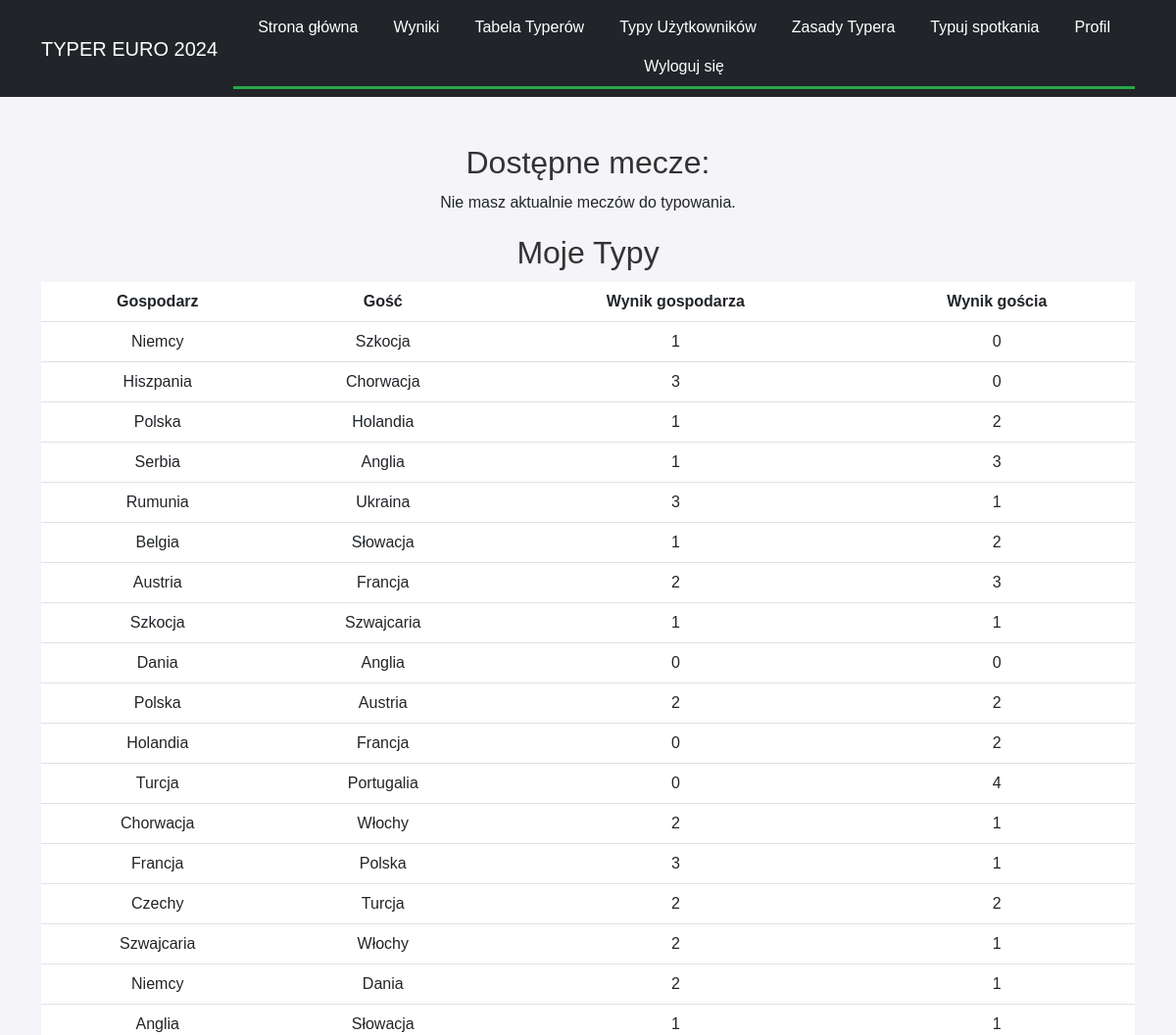
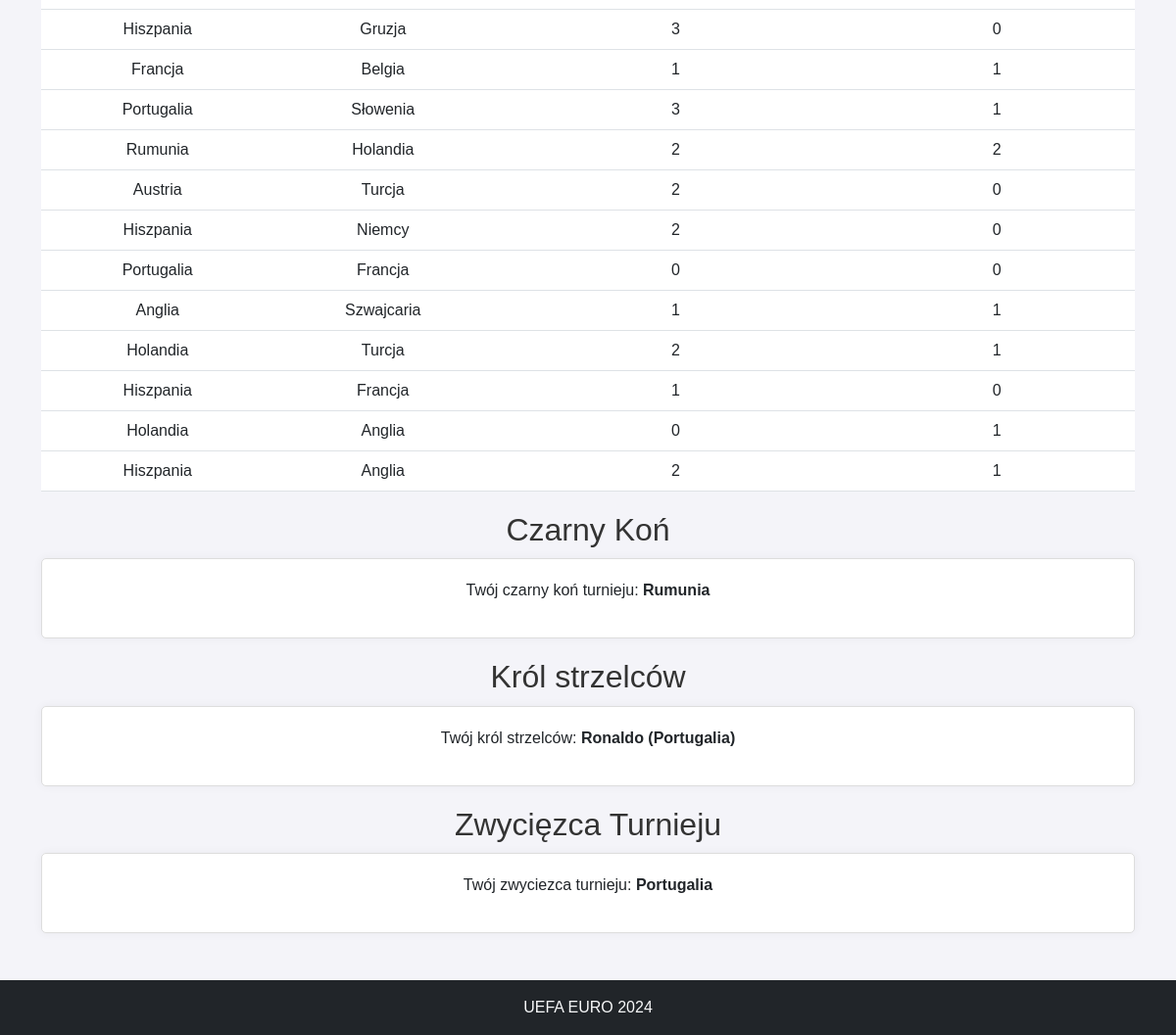
/betting/ (signed in), run on the app's committed database (2 pictures, top to bottom).
### contest/models.py (models this page shows, shortened)
class Article(models.Model):
    title = models.CharField(max_length=200)
    slug = models.SlugField(max_length=200, unique=True, blank=True)
    content = models.TextField()
    author = models.ForeignKey(User, on_delete=models.CASCADE)
    created_at = models.DateTimeField(auto_now_add=True)
    updated_at = models.DateTimeField(auto_now=True)

class Bet(models.Model):
    STATUS_CHOICES = [
        (0, 'Pending'),
        (1, 'Wrong'),
        (2, 'Good'),
        (3, 'Exact'),
    ]
    user = models.ForeignKey(User, on_delete=models.CASCADE)
    match = models.ForeignKey(Match, on_delete=models.CASCADE)
    home_team_score = models.IntegerField()
    away_team_score = models.IntegerField()
    status = models.IntegerField(choices=STATUS_CHOICES, default=0)
    created_at = models.DateTimeField(auto_now_add=True)
    updated_at = models.DateTimeField(auto_now=True)

class Match(models.Model):
    group = models.CharField(max_length=2)
    home_team = models.CharField(max_length=100)
    away_team = models.CharField(max_length=100)
    date = models.DateTimeField()
    place = models.CharField(max_length=100)
    actual_home_team_score = models.IntegerField(null=True, blank=True, default=0)
    actual_away_team_score = models.IntegerField(null=True, blank=True, default=0)
    final_score = models.BooleanField(default=False)

class UnderdogSelection(models.Model):
    team = models.CharField(max_length=50)
    user = models.OneToOneField(User, on_delete=models.CASCADE)
    confirmed = models.BooleanField(default=False)

class TopScorerSelection(models.Model):
    player = models.CharField(max_length=100)
    country = models.CharField(max_length=100)
    confirmed = models.BooleanField(default=False)
    is_top_scorer = models.BooleanField(default=False)
    user = models.ForeignKey(User, on_delete=models.CASCADE, null=True, blank=True)

class TournamentWinnerSelection(models.Model):
    team = models.ForeignKey(Team, on_delete=models.CASCADE)
    user = models.OneToOneField(User, on_delete=models.CASCADE)
    confirmed = models.BooleanField(default=False)  # Add this line

class Team(models.Model):
    name = models.CharField(max_length=255, unique=True)
    is_winner = models.BooleanField(default=False)

### contest/views.py (the view)
# urls.py: path('betting/', views.betting, name='betting'),
@login_required
def betting(request):
    available_matches = Match.objects.exclude(
        bet__user=request.user
    ).exclude(final_score=True)
    my_bets = Bet.objects.filter(user=request.user)
    try:
        underdog = UnderdogSelection.objects.get(user=request.user)
    except UnderdogSelection.DoesNotExist:
        underdog = None
    try:
        top_scorer = TopScorerSelection.objects.get(user=request.user)
    except TopScorerSelection.DoesNotExist:
        top_scorer = None
    try:
        tournament_winner = TournamentWinnerSelection.objects.get(user=request.user)
    except TournamentWinnerSelection.DoesNotExist:
        tournament_winner = None
    if request.method == 'POST':
        if 'place_bet' in request.POST:
            match_id = request.POST['place_bet']
            home_team_score = request.POST.get(f'home_team_score_{match_id}')
            away_team_score = request.POST.get(f'away_team_score_{match_id}')
            if home_team_score is not None and away_team_score is not None:
                match = Match.objects.get(id=match_id)
                Bet.objects.create(
                    user=request.user,
                    match=match,
                    home_team_score=home_team_score,
                    away_team_score=away_team_score
                )
                messages.success(request, 'Bet placed successfully!')
            else:
                messages.error(request, 'Please provide valid scores.')
            return redirect('betting')
        if 'confirm_underdog' in request.POST:
            underdog_form = UnderdogForm(request.POST)
            if underdog_form.is_valid():
                underdog_selection = underdog_form.save(commit=False)
                underdog_selection.user = request.user
                underdog_selection.save()
                messages.success(request, 'Underdog selected successfully!')
                return redirect('betting')
        if 'confirm_top_scorer' in request.POST:
            top_scorer_form = TopScorerForm(request.POST)
            if top_scorer_form.is_valid():
                top_scorer_selection = top_scorer_form.save(commit=False)
                top_scorer_selection.user = request.user
                top_scorer_selection.save()
                messages.success(request, 'Top scorer selected successfully!')
                return redirect('betting')
        if 'confirm_winner' in request.POST:
            winner_form = TournamentWinnerForm(request.POST)
            if winner_form.is_valid():
                winner_selection = winner_form.save(commit=False)
                winner_selection.user = request.user
                winner_selection.save()
                messages.success(request, 'Tournament winner selected successfully!')
                return redirect('betting')
    else:
        underdog_form = UnderdogForm(instance=underdog)
        top_scorer_form = TopScorerForm(instance=top_scorer)
        winner_form = TournamentWinnerForm(instance=tournament_winner)
    context = {
        'available_matches': available_matches,
        'my_bets': my_bets,
        'underdog_form': underdog_form,
        'top_scorer_form': top_scorer_form,
        'winner_form': winner_form,
        'underdog': underdog,
        'top_scorer': top_scorer,
        'tournament_winner': tournament_winner,
    }
    return render(request, 'betting.html', context)

### contest/templatetags/article_tags.py (called while the page is built)
@register.simple_tag
def get_articles():
    return Article.objects.all()

### contest/templates/betting.html
{% extends "base.html" %}
{% block content %}
<h2>Dostępne mecze:</h2>
{% if available_matches %}
    <div class="card">
        <table class="table centered">
            <thead>
                <tr>
                    <th>Gospodarz</th>
                    <th>Gość</th>
                    <th>Data</th>
                    <th>Typ</th>
                </tr>
            </thead>
            <tbody>
                {% for match in available_matches %}
                <tr>
                    <td>{{ match.home_team }}</td>
                    <td>{{ match.away_team }}</td>
                    <td>{{ match.date }}</td>
                    <td>
                        <form method="post" class="bet-form">
                            {% csrf_token %}
                            <input type="hidden" name="place_bet" value="{{ match.id }}">
                            <div class="bet-inputs">
                                <label for="home_team_score_{{ match.id }}">Wynik gospodarza:</label>
                                <input type="number" name="home_team_score_{{ match.id }}" id="home_team_score_{{ match.id }}">
                                <label for="away_team_score_{{ match.id }}">Wynik gościa:</label>
                                <input type="number" name="away_team_score_{{ match.id }}" id="away_team_score_{{ match.id }}">
                            </div>
                            <button type="submit" class="button">Potwierdź</button>
                        </form>
                    </td>
                </tr>
                {% endfor %}
            </tbody>
        </table>
    </div>
{% else %}
    <p class="centered">Nie masz aktualnie meczów do typowania.</p>
{% endif %}
<h2>Moje Typy</h2>
{% if my_bets %}
<table class="table centered">
    <thead>
        <tr>
            <th>Gospodarz</th>
            <th>Gość</th>
            <th>Wynik gospodarza</th>
            <th>Wynik gościa</th>
        </tr>
    </thead>
    <tbody>
        {% for bet in my_bets %}
        <tr>
            <td>{{ bet.match.home_team }}</td>
            <td>{{ bet.match.away_team }}</td>
            <td>{{ bet.home_team_score }}</td>
            <td>{{ bet.away_team_score }}</td>
        </tr>
        {% endfor %}
    </tbody>
</table>
{% else %}
    <p>Nie wytypowałeś jeszcze żadnego meczu.</p>
{% endif %}
<h2>Czarny Koń</h2>
{% if underdog %}
    <div class="card">
        <p>Twój czarny koń turnieju: <strong>{{ underdog.team }}</strong></p>
    </div>
{% else %}
    <form method="post">
        {% csrf_token %}
        {{ underdog_form.as_p }}
        <button type="submit" name="confirm_underdog" class="button">Potwierdź swój typ</button>
    </form>
{% endif %}
<h2>Król strzelców</h2>
{% if top_scorer %}
    <div class="card">
        <p>Twój król strzelców: <strong>{{ top_scorer.player }}</strong></p>
    </div>
{% else %}
    <form method="post">
        {% csrf_token %}
        {{ top_scorer_form.as_p }}
        <button type="submit" name="confirm_top_scorer" class="button">Potwierdź swój typ</button>
    </form>
{% endif %}
<h2>Zwycięzca Turnieju</h2>
{% if tournament_winner %}
    <div class="card">
        <p>Twój zwyciezca turnieju: <strong>{{ tournament_winner.team.name }}</strong></p>
    </div>
{% else %}
    <form method="post">
        {% csrf_token %}
        {{ winner_form.as_p }}
        <button type="submit" name="confirm_winner" class="button">Potwierdź swój typ</button>
    </form>
{% endif %}
{% endblock %}

### contest/templates/base.html (shortened to what this page needs)
{% load static %}
{% load article_tags %}
<!DOCTYPE html>
<html lang="pl">
<head>
    <link href="https://cdn.jsdelivr.net/npm/bootstrap@5.3.0/dist/css/bootstrap.min.css" rel="stylesheet">
    <link rel="stylesheet" type="text/css" href="{% static 'css/styles.css' %}">
    <link rel="stylesheet" href="https://cdnjs.cloudflare.com/ajax/libs/font-awesome/6.0.0-beta3/css/all.min.css">
</head>
<body>
<nav class="navbar navbar-expand-lg navbar-dark bg-dark">
    <div class="container bg-dark border-0">
        <a class="navbar-brand" href="{% url 'home' %}">TYPER EURO 2024</a>
        <div class="collapse navbar-collapse justify-content-center" id="navbarNav">
            <ul class="navbar-nav bg-dark flex-wrap">
                <li class="nav-item">
                    <a class="nav-link" href="{% url 'home' %}">Strona główna</a>
                </li>
                <li class="nav-item">
                    <a class="nav-link" href="{% url 'results' %}">Wyniki</a>
                </li>
                <li class="nav-item">
                    <a class="nav-link" href="{% url 'leaderboard' %}">Tabela Typerów</a>
                </li>
                <li class="nav-item">
                    <a class="nav-link" href="{% url 'user_predictions' %}">Typy Użytkowników</a>
                </li>
                {% get_articles as articles %}
                {% for article in articles %}
                <li class="nav-item">
                    <a class="nav-link" href="{% url 'view_article' article.slug %}">{{ article.title }}</a>
                </li>
                {% endfor %}
                {% if user.is_authenticated %}
                {% if not user.is_superuser %}
                <li class="nav-item">
                    <a class="nav-link" href="{% url 'betting' %}">Typuj spotkania</a>
                </li>
                {% endif %}
                <li class="nav-item">
                    <a class="nav-link" href="{% url 'profile' %}">Profil</a>
                </li>
                <li class="nav-item">
                    <a class="nav-link" href="#" id="logout-link"
                       onclick="document.getElementById('logout-form').submit(); return false;">Wyloguj się</a>
                </li>
                {% else %}
                <li class="nav-item">
                    <a class="nav-link" href="{% url 'login' %}">Zaloguj się</a>
                </li>
                {% endif %}
            </ul>
        </div>
    </div>
</nav>
<div class="container-fluid container-lg mt-5">
    {% block content %}{% endblock %}
</div>
<footer class="footer bg-dark text-light text-center py-3 mt-5">
    <p class="mb-0">UEFA EURO 2024</p>
</footer>
</body>
</html>

### static/css/styles.css (style rules this page uses)
body { font-family: Arial, sans-serif; margin: 0; padding: 0; background-color: #f4f4f9; }
nav ul { list-style-type: none; padding: 0; margin: 0; background-color: #343a40; display: flex; justify-content: center; border-bottom: 3px solid #28a745; }
nav ul li { margin: 0; }
nav ul li a { display: block; color: white; text-align: center; padding: 15px 20px; text-decoration: none; transition: background-color 0.3s; }
h1, h2 { text-align: center; color: #333; margin-top: 20px; margin-bottom: 10px; }
.card { padding: 20px; margin-bottom: 20px; border: 1px solid #ddd; background-color: #fff; border-radius: 5px; box-shadow: 0 0 10px rgba(0, 0, 0, 0.05); text-align: center; }
.footer { background-color: #343a40; color: #fff; padding: 10px 0; text-align: center; }
.footer p { margin: 0; }
ul { padding: 0; list-style-type: none; text-align: center; }
ul li { margin-bottom: 10px; }
.table { margin: 0 auto; text-align: center; }
.table tr { text-align: center; }
.centered { margin: 0 auto; text-align: center; }
.navbar-nav .nav-item { margin-left: 10px; margin-right: 10px; }
.navbar-nav .nav-link { color: white !important; }

### data on the page
Article: title "Zasady Typera"
Bet: match.home_team "Niemcy", match.away_team "Szkocja", home_team_score "1", away_team_score "0"
Bet: match.home_team "Hiszpania", match.away_team "Chorwacja", home_team_score "3", away_team_score "0"
Bet: match.home_team "Polska", match.away_team "Holandia", home_team_score "1", away_team_score "2"
Bet: match.home_team "Serbia", match.away_team "Anglia", home_team_score "1", away_team_score "3"
Bet: match.home_team "Rumunia", match.away_team "Ukraina", home_team_score "3", away_team_score "1"
Bet: match.home_team "Belgia", match.away_team "Słowacja", home_team_score "1", away_team_score "2"
Bet: match.home_team "Austria", match.away_team "Francja", home_team_score "2", away_team_score "3"
Bet: match.home_team "Szkocja", match.away_team "Szwajcaria", home_team_score "1", away_team_score "1"
Bet: match.home_team "Dania", match.away_team "Anglia", home_team_score "0", away_team_score "0"
Bet: match.home_team "Polska", match.away_team "Austria", home_team_score "2", away_team_score "2"
Bet: match.home_team "Holandia", match.away_team "Francja", home_team_score "0", away_team_score "2"
Bet: match.home_team "Turcja", match.away_team "Portugalia", home_team_score "0", away_team_score "4"
Bet: match.home_team "Chorwacja", match.away_team "Włochy", home_team_score "2", away_team_score "1"
Bet: match.home_team "Francja", match.away_team "Polska", home_team_score "3", away_team_score "1"
Bet: match.home_team "Czechy", match.away_team "Turcja", home_team_score "2", away_team_score "2"
Bet: match.home_team "Szwajcaria", match.away_team "Włochy", home_team_score "2", away_team_score "1"
Bet: match.home_team "Niemcy", match.away_team "Dania", home_team_score "2", away_team_score "1"
Bet: match.home_team "Anglia", match.away_team "Słowacja", home_team_score "1", away_team_score "1"
Bet: match.home_team "Hiszpania", match.away_team "Gruzja", home_team_score "3", away_team_score "0"
Bet: match.home_team "Francja", match.away_team "Belgia", home_team_score "1", away_team_score "1"
Bet: match.home_team "Portugalia", match.away_team "Słowenia", home_team_score "3", away_team_score "1"
Bet: match.home_team "Rumunia", match.away_team "Holandia", home_team_score "2", away_team_score "2"
Bet: match.home_team "Austria", match.away_team "Turcja", home_team_score "2", away_team_score "0"
Bet: match.home_team "Hiszpania", match.away_team "Niemcy", home_team_score "2", away_team_score "0"
Bet: match.home_team "Portugalia", match.away_team "Francja", home_team_score "0", away_team_score "0"
Bet: match.home_team "Anglia", match.away_team "Szwajcaria", home_team_score "1", away_team_score "1"
Bet: match.home_team "Holandia", match.away_team "Turcja", home_team_score "2", away_team_score "1"
Bet: match.home_team "Hiszpania", match.away_team "Francja", home_team_score "1", away_team_score "0"
Bet: match.home_team "Holandia", match.away_team "Anglia", home_team_score "0", away_team_score "1"
Bet: match.home_team "Hiszpania", match.away_team "Anglia", home_team_score "2", away_team_score "1"
UnderdogSelection: team "Rumunia"
TopScorerSelection: player "Ronaldo (Portugalia)"
TournamentWinnerSelection: team.name "Portugalia"
